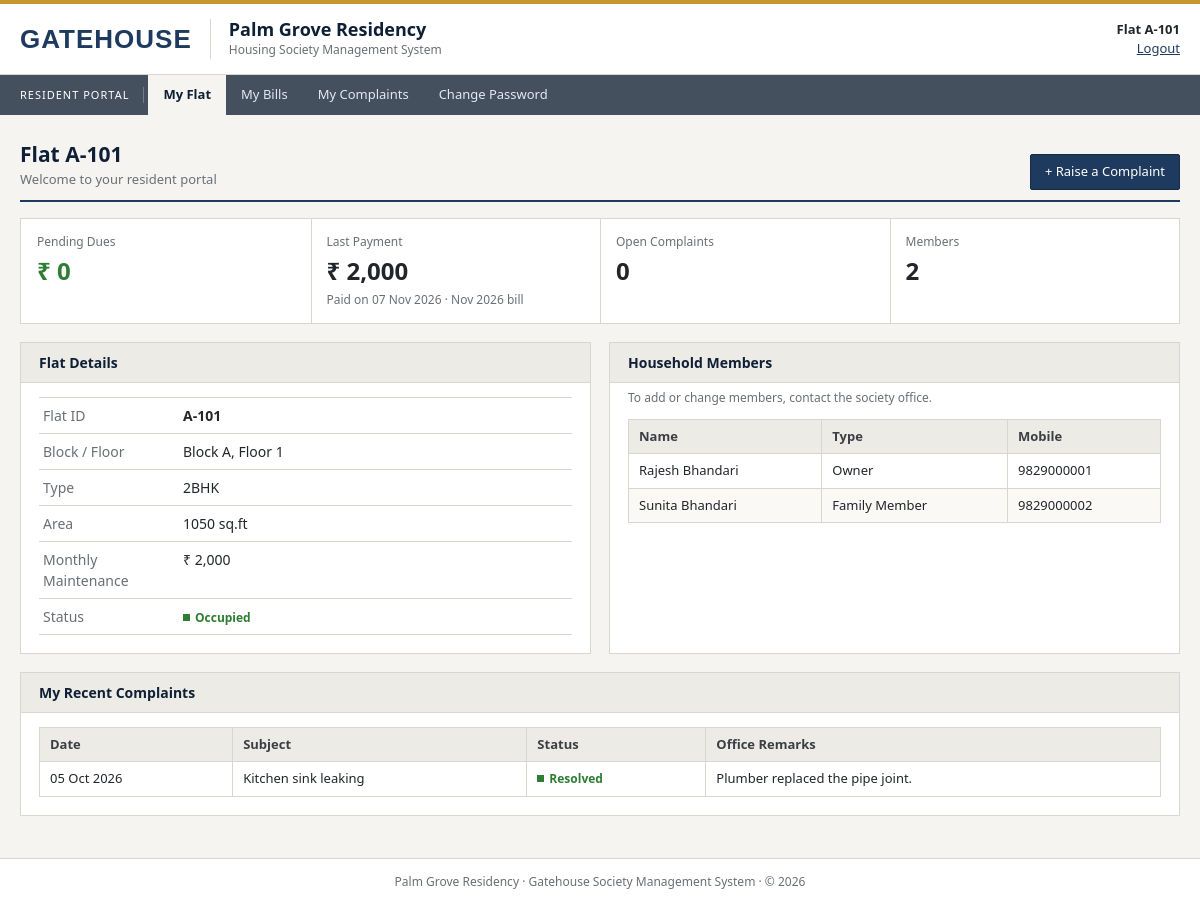
The app's page /resident/dashboard.php (signed in) with its own data.
### tables this page shows
CREATE TABLE flats (
    flat_id     INT AUTO_INCREMENT PRIMARY KEY,
    flat_no     VARCHAR(10)  NOT NULL UNIQUE,    
    password    VARCHAR(255) NOT NULL,           
    block       VARCHAR(5)   NOT NULL,
    floor_no    INT          NOT NULL,
    flat_type   ENUM('1BHK','2BHK','3BHK') NOT NULL,
    area_sqft   INT          NOT NULL,
    status      ENUM('Occupied','Vacant') NOT NULL DEFAULT 'Vacant',
    created_at  TIMESTAMP DEFAULT CURRENT_TIMESTAMP
);

CREATE TABLE maintenance_bills (
    bill_id       INT AUTO_INCREMENT PRIMARY KEY,
    flat_id       INT           NOT NULL,
    bill_month    DATE          NOT NULL,        
    amount        DECIMAL(8,2)  NOT NULL,
    due_date      DATE          NOT NULL,
    status        ENUM('Unpaid','Paid') NOT NULL DEFAULT 'Unpaid',
    paid_on       DATE          NULL,
    payment_mode  ENUM('Cash','UPI','Cheque','Bank Transfer') NULL,
    created_at    TIMESTAMP DEFAULT CURRENT_TIMESTAMP,
    UNIQUE KEY uq_flat_month (flat_id, bill_month),
    FOREIGN KEY (flat_id) REFERENCES flats(flat_id) ON DELETE CASCADE
);

CREATE TABLE residents (
    resident_id   INT AUTO_INCREMENT PRIMARY KEY,
    flat_id       INT          NOT NULL,
    name          VARCHAR(100) NOT NULL,
    mobile        VARCHAR(10)  NOT NULL,
    email         VARCHAR(100),
    resident_type ENUM('Owner','Tenant','Family Member') NOT NULL,
    move_in_date  DATE         NOT NULL,
    created_at    TIMESTAMP DEFAULT CURRENT_TIMESTAMP,
    FOREIGN KEY (flat_id) REFERENCES flats(flat_id) ON DELETE CASCADE
);

CREATE TABLE complaints (
    complaint_id   INT AUTO_INCREMENT PRIMARY KEY,
    flat_id        INT          NOT NULL,
    category       ENUM('Plumbing','Electrical','Lift','Security','Cleaning','Parking','Other') NOT NULL,
    subject        VARCHAR(150) NOT NULL,
    description    TEXT         NOT NULL,
    status         ENUM('Open','In Progress','Resolved') NOT NULL DEFAULT 'Open',
    admin_remarks  VARCHAR(255),
    created_at     TIMESTAMP DEFAULT CURRENT_TIMESTAMP,
    resolved_on    DATE NULL,
    FOREIGN KEY (flat_id) REFERENCES flats(flat_id) ON DELETE CASCADE
);

### resident/dashboard.php (the view, shortened to what this page needs)
<?php
require_once '../config/db.php';
$fid  = (int)$_SESSION['flat_id'];
$flat = db_select($conn, "SELECT * FROM flats WHERE flat_id = ?", 'i', [$fid])->fetch_assoc();
$members = db_select($conn,
    "SELECT name, resident_type, mobile, email, move_in_date FROM residents
     WHERE flat_id = ? ORDER BY FIELD(resident_type, 'Owner', 'Tenant', 'Family Member'), name", 'i', [$fid]);
$dueAmount  = db_value($conn, "SELECT COALESCE(SUM(amount), 0) FROM maintenance_bills WHERE flat_id = ? AND status = 'Unpaid'", 'i', [$fid]);
$lastPaid   = db_select($conn, "SELECT amount, paid_on, bill_month FROM maintenance_bills WHERE flat_id = ? AND status = 'Paid' ORDER BY paid_on DESC LIMIT 1", 'i', [$fid])->fetch_assoc();
$openCount  = db_value($conn, "SELECT COUNT(*) FROM complaints WHERE flat_id = ? AND status <> 'Resolved'", 'i', [$fid]);
$recentComplaints = db_select($conn,
    "SELECT complaint_id, subject, status, admin_remarks, created_at FROM complaints
     WHERE flat_id = ? ORDER BY created_at DESC LIMIT 4", 'i', [$fid]);
include '../includes/header.php';
?>
<div class="page-head">
    <div><h1>Flat <?= e($flat['flat_no']) ?></h1><p>Welcome to your resident portal</p></div>
    <a href="complaint_add.php" class="btn">+ Raise a Complaint</a>
</div>
<div class="stats">
    <div class="stat <?= $dueAmount > 0 ? 'bad' : 'good' ?>"><div class="label">Pending Dues</div><div class="value"><?= money($dueAmount) ?></div></div>
    <div class="stat">
        <div class="label">Last Payment</div>
        <?php if ($lastPaid): ?>
            <div class="value"><?= money($lastPaid['amount']) ?></div>
            <div class="sub">Paid on <?= fmt_date($lastPaid['paid_on']) ?> &middot; <?= fmt_month($lastPaid['bill_month']) ?> bill</div>
        <?php else: ?>
            <div class="value">-</div>
            <div class="sub">No payments yet</div>
        <?php endif; ?>
    </div>
    <div class="stat"><div class="label">Open Complaints</div><div class="value"><?= $openCount ?></div></div>
    <div class="stat"><div class="label">Members</div><div class="value"><?= $members->num_rows ?></div></div>
</div>
<div class="grid-2">
    <div class="card">
        <h2>Flat Details</h2>
        <div class="details">
            <div>Flat ID</div><div><b><?= e($flat['flat_no']) ?></b></div>
            <div>Block / Floor</div><div>Block <?= e($flat['block']) ?>, Floor <?= e($flat['floor_no']) ?></div>
            <div>Type</div><div><?= e($flat['flat_type']) ?></div>
            <div>Area</div><div><?= e($flat['area_sqft']) ?> sq.ft</div>
            <div>Monthly Maintenance</div><div><?= money($RATES[$flat['flat_type']]) ?></div>
            <div>Status</div><div><?= badge($flat['status']) ?></div>
        </div>
    </div>
    <div class="card">
        <h2>Household Members</h2>
        <p class="hint" style="margin:-8px 0 12px">To add or change members, contact the society office.</p>
        <div class="table-wrap">
            <table>
                <thead><tr><th>Name</th><th>Type</th><th>Mobile</th></tr></thead>
                <tbody>
                <?php while ($m = $members->fetch_assoc()): ?>
                    <tr><td><?= e($m['name']) ?></td><td><?= e($m['resident_type']) ?></td><td><?= e($m['mobile']) ?></td></tr>
                <?php endwhile; ?>
                </tbody>
            </table>
        </div>
    </div>
</div>
<div class="card">
    <h2>My Recent Complaints</h2>
    <div class="table-wrap">
        <table>
            <thead><tr><th>Date</th><th>Subject</th><th>Status</th><th>Office Remarks</th></tr></thead>
            <tbody>
            <?php while ($c = $recentComplaints->fetch_assoc()): ?>
                <tr>
                    <td><?= fmt_date($c['created_at']) ?></td>
                    <td><?= e($c['subject']) ?></td>
                    <td><?= badge($c['status']) ?></td>
                    <td class="wrap"><?= e($c['admin_remarks'] ?: '-') ?></td>
                </tr>
            <?php endwhile; ?>
            </tbody>
        </table>
    </div>
</div>
<?php include '../includes/footer.php'; ?>

### includes/functions.php (shortened to what this page needs)
<?php
$RATES = ['1BHK' => 1500, '2BHK' => 2000, '3BHK' => 2500];
function e($value)
{
    return htmlspecialchars((string)$value, ENT_QUOTES, 'UTF-8');
}
function db_select($conn, $sql, $types = '', $params = [])
{
    $stmt = $conn->prepare($sql);
    if ($params) {
        $stmt->bind_param($types, ...$params);
    }
    $stmt->execute();
    return $stmt->get_result();
}
function db_value($conn, $sql, $types = '', $params = [])
{
    return db_select($conn, $sql, $types, $params)->fetch_row()[0] ?? 0;
}
function badge($status)
{
    $cls = strtolower(str_replace(' ', '-', $status));
    return '<span class="badge badge-' . e($cls) . '">' . e($status) . '</span>';
}
function fmt_date($date)
{
    return $date ? date('d M Y', strtotime($date)) : '-';
}
function fmt_month($date)
{
    return $date ? date('M Y', strtotime($date)) : '-';
}
function money($amount)
{
    return '&#8377; ' . number_format((float)$amount, 0);
}

### assets/css/style.css (style rules this page uses)
:root { --brand: #1f3a5f; --brand-dark: #172c49; --brand-deep: #0f1f35; --brand-light: #e9eef5; --accent: #c8962e; --paper: #f5f4f0; --white: #ffffff; --ink: #22262b; --muted: #6a6f76; --line: #d8d6cf; --head: #edebe5; --green: #2e7d32; --red: #b3261e; --amber: #a86500; }
* { box-sizing: border-box; margin: 0; padding: 0; }
body { font-family: Tahoma, Verdana, "Segoe UI", Arial, sans-serif; background: var(--paper); color: var(--ink); font-size: 14px; line-height: 1.5; min-height: 100vh; display: flex; flex-direction: column; }
a { color: var(--brand); }
h1, h2, .site-name { font-weight: bold; }
.page-head { display: flex; justify-content: space-between; align-items: flex-end; gap: 12px; margin-bottom: 16px; padding-bottom: 10px; border-bottom: 2px solid var(--brand); flex-wrap: wrap; }
.page-head h1 { font-size: 21px; color: var(--brand-deep); }
.page-head p { color: var(--muted); font-size: 13px; }
.card { background: var(--white); border: 1px solid var(--line); padding: 18px; margin-bottom: 18px; }
.card h2 { font-size: 14px; color: var(--brand-deep); margin: -18px -18px 14px; padding: 9px 18px; background: var(--head); border-bottom: 1px solid var(--line); }
.grid-2 { display: grid; grid-template-columns: repeat(2, 1fr); gap: 18px; }
.grid-2 > * { min-width: 0; }
.stats { display: grid; grid-template-columns: repeat(auto-fit, minmax(150px, 1fr)); background: var(--white); border: 1px solid var(--line); margin-bottom: 18px; }
.stat { padding: 14px 16px; border-right: 1px solid var(--line); border-bottom: 1px solid var(--line); margin: 0 -1px -1px 0; }
.stat .label { color: var(--muted); font-size: 12px; }
.stat .value { font-size: 24px; font-weight: bold; margin-top: 2px; font-variant-numeric: tabular-nums; color: var(--ink); }
.stat .sub { color: var(--muted); font-size: 12px; margin-top: 2px; }
.stat.good .value { color: var(--green); }
.details { display: grid; grid-template-columns: 140px 1fr; border-top: 1px solid var(--line); }
.details div { padding: 7px 4px; border-bottom: 1px solid var(--line); }
.details div:nth-child(odd) { color: var(--muted); }
.btn { display: inline-block; padding: 7px 14px; border: 1px solid var(--brand-dark); border-radius: 2px; font-size: 13px; cursor: pointer; background: var(--brand); color: #fff; font-family: inherit; text-decoration: none; }
.table-wrap { overflow-x: auto; }
table { width: 100%; border-collapse: collapse; font-size: 13px; }
th, td { padding: 7px 10px; text-align: left; border: 1px solid var(--line); white-space: nowrap; vertical-align: top; }
th { background: var(--head); color: #3b3f45; }
td.wrap { white-space: normal; min-width: 220px; }
tbody tr:nth-child(even) td { background: #faf9f6; }
.badge { font-size: 12px; font-weight: bold; white-space: nowrap; }
.badge::before { content: ""; display: inline-block; width: 7px; height: 7px; margin-right: 5px; vertical-align: 1px; background: currentColor; }
.badge-paid, .badge-resolved, .badge-occupied { color: var(--green); }
.hint { color: var(--muted); font-size: 12px; margin-top: 3px; }

### records on screen
flats: flat_no "A-101", block "A", floor_no "1", flat_type "2BHK", area_sqft "1050", flat_type "₹ 2,000", status "Occupied"
maintenance_bills: amount "₹ 2,000", paid_on "07 Nov 2026", bill_month "Nov 2026"
residents: name "Rajesh Bhandari", resident_type "Owner", mobile "9829000001"
residents: name "Sunita Bhandari", resident_type "Family Member", mobile "9829000002"
complaints: created_at "05 Oct 2026", subject "Kitchen sink leaking", status "Resolved", admin_remarks "Plumber replaced the pipe joint."

### other values on screen
APP_NAME "GATEHOUSE"
SOCIETY_NAME "Palm Grove Residency"
$who "Flat A-101"
$label "My Flat"
$label "My Bills"
$label "My Complaints"
$label "Change Password"
money($dueAmount) "₹ 0"
$openCount "0"
$members->num_rows "2"
APP_NAME "Gatehouse"
